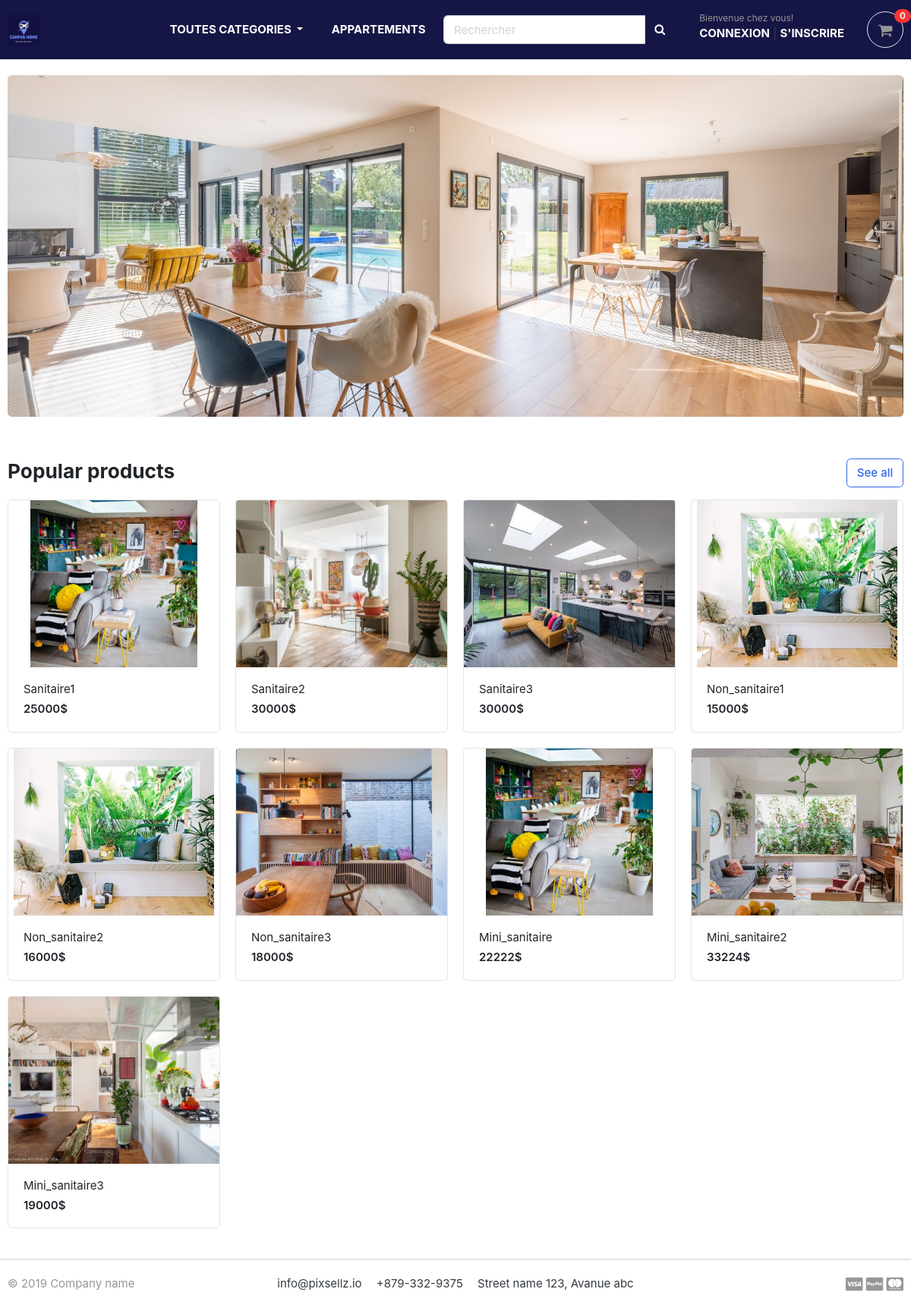
/, run on an earlier commit of the app's database.
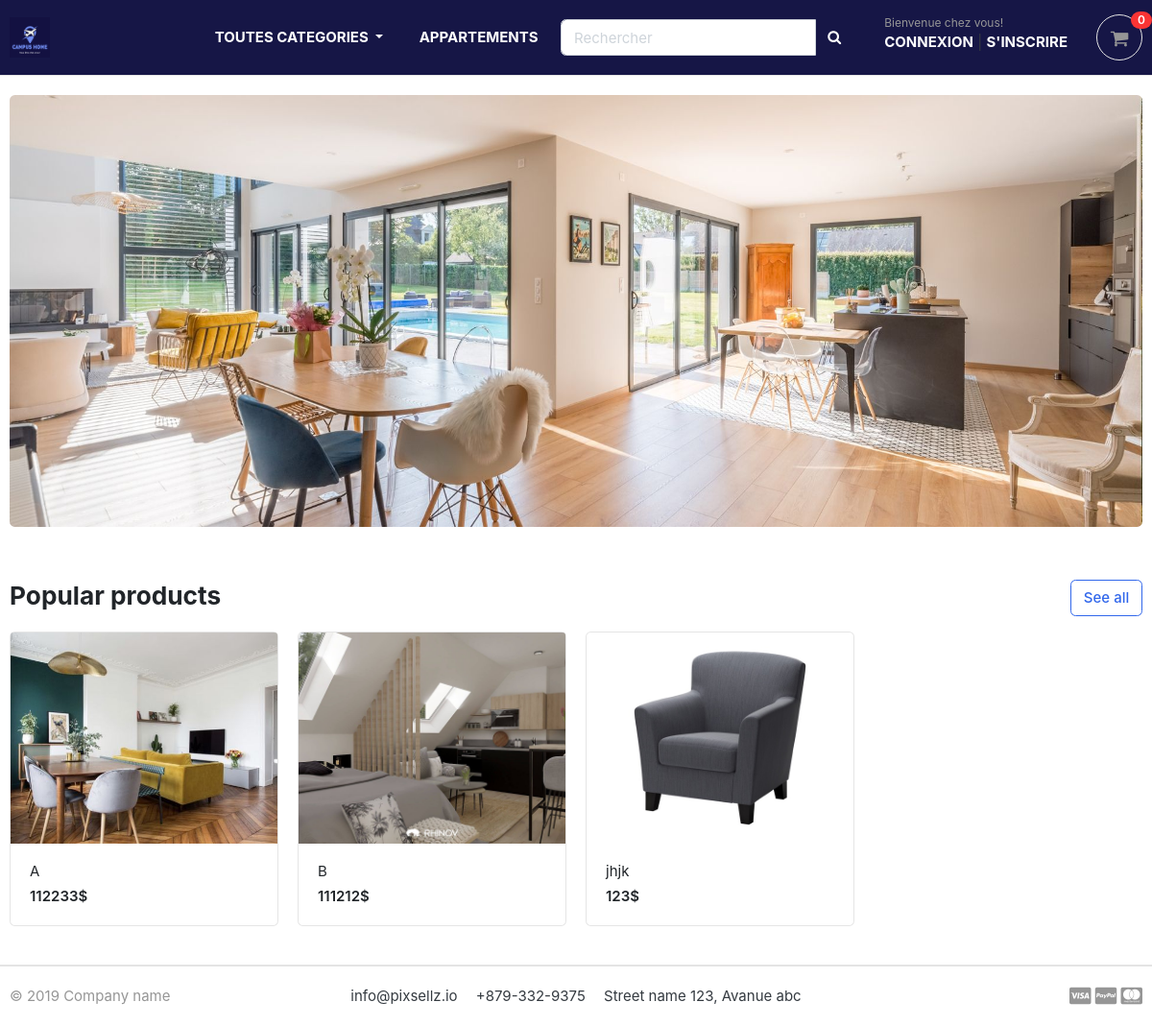
And on a later commit of the database.
### store/models.py (models this page shows, shortened)
class Product(models.Model):
    product_name = models.CharField(max_length=200, unique=True)
    slug         = models.SlugField(max_length=200, unique=True)
    descritpion  = models.TextField(max_length=500, blank=True)
    price        = models.IntegerField()
    images       = models.ImageField(upload_to = 'photos/products')
    stock        = models.IntegerField()
    is_available = models.BooleanField(default=True)
    category     = models.ForeignKey(Category, on_delete=models.CASCADE)
    created_date = models.DateTimeField(auto_now_add=True)
    modified_date= models.DateTimeField(auto_now_add=True)
    def get_url(self):
        return reverse('product_detail', args=[self.category.slug, self.slug])

### location/views.py (the view)
# urls.py: path('', views.home, name='home'),
def home(request):
    products = Product.objects.all().filter(is_available=True)
    context = {
        'products':products,
    }
    return render(request, 'home.html', context)

### app/context_processors.py (called while the page is built)
def menu_links(request):
    links = Category.objects.all()
    return dict(links=links)

### app/models.py (called while the page is built)
    def get_url(self):
        return reverse('products_by_category', args=[self.slug])

### templates/home.html
{% extends 'base.html' %}
{% load static %}
{% block content %}
<section class="section-intro padding-y-sm">
    <div class="container">
        <div class="intro-banner-wrap">
            <img src="{% static 'images/banners/cover12.jpeg' %}" class="img-fluid rounded" style="height: 450px;">
        </div>
    </div>
</section>
<section class="section-name padding-y-sm">
    <div class="container">
        <header class="section-heading">
            <a href="{% url 'store' %}" class="btn btn-outline-primary float-right">See all</a>
            <h3 class="section-title">Popular products</h3>
        </header>
        <div class="row">
            {% for product in products %}
            <div class="col-md-3">
                <div class="card card-product-grid">
                    <a href="{{ product.get_url }}" class="img-wrap"> <img src="{{ product.images.url }}"> </a>
                    <figcaption class="info-wrap">
                        <a href="{{ product.get_url }}" class="title">{{product.product_name}}</a>
                        <div class="price mt-1">{{ product.price}}$</div>
                    </figcaption>
                </div>
            </div>
            {% endfor %}
        </div>
    </div>
</section>
{% endblock content %}

### templates/base.html (shortened to what this page needs)
<!DOCTYPE HTML>
{% load static %}
<html lang="en">
<head>
<link href="{% static 'css/bootstrap.css' %}" rel="stylesheet" type="text/css"/>
<link href="{% static 'fonts/fontawesome/css/all.min.css' %}" type="text/css" rel="stylesheet">
<link href="{% static 'css/ui.css' %}" rel="stylesheet" type="text/css"/>
<link href="{% static 'css/responsive.css' %}" rel="stylesheet" media="only screen and (max-width: 1200px)" />
<link rel="stylesheet" href="{% static 'css/custom.css' %}">
<link rel="stylesheet" href="https://cdnjs.cloudflare.com/ajax/libs/font-awesome/4.7.0/css/font-awesome.min.css">
</head>
<body>
	<header class="section-header  " style="background-color: rgb(22, 22, 70);" >
		<section class="header-main border-bottom">
			<div class="container">
				<div class="row align-items-center">
					<div class="col-lg-2 col-md-3 col-6">
						<a href="{% url 'home' %}" class="brand-wrap">
							<img class="logo" src="{% static 'images/logo1.png' %}">
						</a>
					</div>
					<div class="col-lg col-sm col-md col-6 flex-grow-0">
						<div class="category-wrap dropdown d-inline-block float-right">
							<button type="button" class="btn btn-success-blue dropdown-toggle" data-toggle="dropdown" style="color: white; font-weight: bold;">
								TOUTES CATEGORIES
							</button>
						</div>
					</div>
					<a href="{% url 'home' %}" class="btn btn-outline-primary-blue" style="color: white; font-weight: bold;">APPARTEMENTS</a>
					<div class="col-lg  col-md-6 col-sm-12 col">
						<form action="#" class="search">
							<div class="input-group w-100">
								<input type="text" class="form-control" style="width:60%; " placeholder="Rechercher">
								<div class="input-group-append">
									<button class="btn btn-primary-blue" type="submit">
										<i class="fa fa-search" style="color: white;"></i>
									</button>
								</div>
							</div>
						</form>
					</div>
					<div class="col-lg-3 col-sm-6 col-8 order-2 order-lg-3">
						<div class="d-flex justify-content-end mb-3 mb-lg-0">
							<div class="widget-header">
								<small class="title text-muted">Bienvenue chez vous!</small>
								<div>
									<a href="./signin.html" style="color: white;font-weight: bold;">CONNEXION</a> <span class="dark-transp"> | </span>
									<a href="./register.html " style="color: white;font-weight: bold;">S'INSCRIRE</a>
								</div>
							</div>
							<a href="./cart.html" class="widget-header pl-3 ml-3">
								<div class="icon icon-sm rounded-circle border"><i class="fa fa-shopping-cart"></i></div>
								<span class="badge badge-pill badge-danger notify">0</span>
							</a>
						</div>
					</div>
				</div>
			</div>
		</section>
	</header>
    {% block content %}{% endblock content %}
<footer class="section-footer border-top">
	<div class="container">
		<section class="footer-bottom border-top row">
			<div class="col-md-2">
				<p class="text-muted"> &copy 2019 Company name </p>
			</div>
			<div class="col-md-8 text-md-center">
				<span  class="px-2">info@pixsellz.io</span>
				<span  class="px-2">+879-332-9375</span>
				<span  class="px-2">Street name 123, Avanue abc</span>
			</div>
			<div class="col-md-2 text-md-right text-muted">
				<i class="fab fa-lg fa-cc-visa"></i>
				<i class="fab fa-lg fa-cc-paypal"></i>
				<i class="fab fa-lg fa-cc-mastercard"></i>
			</div>
		</section>
	</div>
</footer>
</body>
</html>

### static/css/ui.css (style rules this page uses)
html { font-family: "Inter", sans-serif; font-size: 15px; }
.img-wrap { text-align: center; display: block; }
.img-wrap img { max-width: 100%; }
.icon-xs, .icon-sm, .icon-md, .icon-lg { display: inline-block; text-align: center; flex-shrink: 0; flex-grow: 0; }
.icon-sm { width: 48px; height: 48px; line-height: 48px !important; font-size: 20px; }
.padding-y-sm { padding-top: 20px; padding-bottom: 20px; }
.section-heading { margin-bottom: 20px; margin-top: 15px; }
.section-title { color: #212529; }
p:last-child { margin-bottom: 0; }
.header-main { position: relative; padding-top: 1rem; padding-bottom: 1rem; }
.brand-wrap .logo, .navbar-brand .logo { margin-right: 7px; max-height: 42px; display: inline-block; }
.widget-header { display: inline-block; vertical-align: middle; position: relative; }
.widget-header a { color: #343a40; }
.widget-header i { color: #969696; }
.widget-header .title { display: block; }
.widget-header .notify { position: absolute; top: -3px; right: -10px; }
.footer-bottom { padding-top: 20px; padding-bottom: 20px; }
[class*=card-product] a.title { color: #212529; display: block; }
[class*=card-product] .img-wrap { overflow: hidden; position: relative; }
[class*=card-product] .img-wrap img { height: 100%; max-width: 100%; width: auto; display: inline-block; -o-object-fit: cover; object-fit: cover; }
.card-product-grid { margin-bottom: 20px; }
.card-product-grid .img-wrap { border-radius: 0.2rem 0.2rem 0 0; height: 220px; }
.card-product-grid .info-wrap { overflow: hidden; padding: 18px 20px; }
.card .img-wrap { overflow: hidden; }
.notify { position: absolute; top: -4px; right: -10px; display: inline-block; padding: 0.25em 0.6em; font-size: 12px; line-height: 1; text-align: center; border-radius: 3rem; color: #fff; background-color: #fa3434; }
.price { font-weight: 600; color: #212529; }

What changed in the data, as far as the page shows it:
removed Product: images (picture), product_name "Sanitaire1", price "25000"
removed Product: images (picture), product_name "Sanitaire2", price "30000"
removed Product: images (picture), product_name "Sanitaire3", price "30000"
removed Product: images (picture), product_name "Non_sanitaire1", price "15000"
removed Product: images (picture), product_name "Non_sanitaire2", price "16000"
removed Product: images (picture), product_name "Non_sanitaire3", price "18000"
removed Product: images (picture), product_name "Mini_sanitaire", price "22222"
removed Product: images (picture), product_name "Mini_sanitaire2", price "33224"
removed Product: images (picture), product_name "Mini_sanitaire3", price "19000"
added Product: images (picture), product_name "A", price "112233"
added Product: images (picture), product_name "B", price "111212"
added Product: images (picture), product_name "jhjk", price "123"
